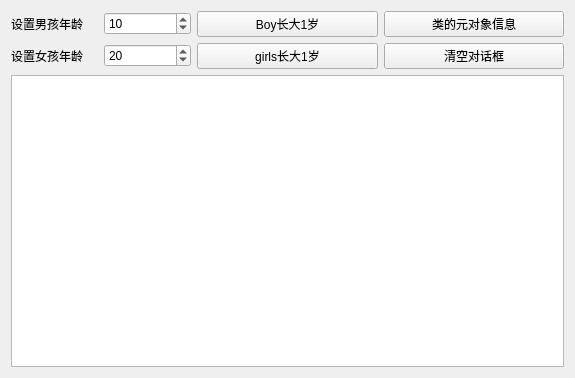
<?xml version="1.0" encoding="UTF-8"?>
<ui version="4.0">
 <class>Widget</class>
 <widget class="QWidget" name="Widget">
  <property name="geometry">
   <rect>
    <x>0</x>
    <y>0</y>
    <width>575</width>
    <height>378</height>
   </rect>
  </property>
  <property name="windowTitle">
   <string>Widget</string>
  </property>
  <layout class="QGridLayout" name="gridLayout_3">
   <item row="0" column="0">
    <layout class="QGridLayout" name="gridLayout_2">
     <item row="0" column="0">
      <layout class="QGridLayout" name="gridLayout">
       <item row="0" column="0">
        <layout class="QHBoxLayout" name="horizontalLayout_2">
         <item>
          <layout class="QHBoxLayout" name="horizontalLayout">
           <item>
            <widget class="QLabel" name="label">
             <property name="text">
              <string>设置男孩年龄</string>
             </property>
            </widget>
           </item>
          </layout>
         </item>
         <item>
          <widget class="QSpinBox" name="spinBoxBoy">
           <property name="value">
            <number>10</number>
           </property>
          </widget>
         </item>
        </layout>
       </item>
       <item row="0" column="1">
        <widget class="QPushButton" name="btnBoyInc">
         <property name="text">
          <string>Boy长大1岁</string>
         </property>
        </widget>
       </item>
       <item row="0" column="2">
        <widget class="QPushButton" name="btnClassInfo">
         <property name="text">
          <string>类的元对象信息</string>
         </property>
        </widget>
       </item>
       <item row="1" column="0">
        <layout class="QHBoxLayout" name="horizontalLayout_3">
         <item>
          <widget class="QLabel" name="label_2">
           <property name="text">
            <string>设置女孩年龄</string>
           </property>
          </widget>
         </item>
         <item>
          <widget class="QSpinBox" name="spinBoxGirl">
           <property name="value">
            <number>20</number>
           </property>
          </widget>
         </item>
        </layout>
       </item>
       <item row="1" column="1">
        <widget class="QPushButton" name="btnGirInc">
         <property name="text">
          <string>girls长大1岁</string>
         </property>
        </widget>
       </item>
       <item row="1" column="2">
        <widget class="QPushButton" name="btnClear">
         <property name="text">
          <string>清空对话框</string>
         </property>
        </widget>
       </item>
      </layout>
     </item>
     <item row="1" column="0">
      <widget class="QPlainTextEdit" name="textEdit">
       <property name="documentTitle">
        <string> </string>
       </property>
      </widget>
     </item>
    </layout>
   </item>
  </layout>
 </widget>
 <resources/>
 <connections>
  <connection>
   <sender>btnClear</sender>
   <signal>clicked()</signal>
   <receiver>textEdit</receiver>
   <slot>clear()</slot>
   <hints>
    <hint type="sourcelabel">
     <x>473</x>
     <y>58</y>
    </hint>
    <hint type="destinationlabel">
     <x>287</x>
     <y>223</y>
    </hint>
   </hints>
  </connection>
 </connections>
</ui>
